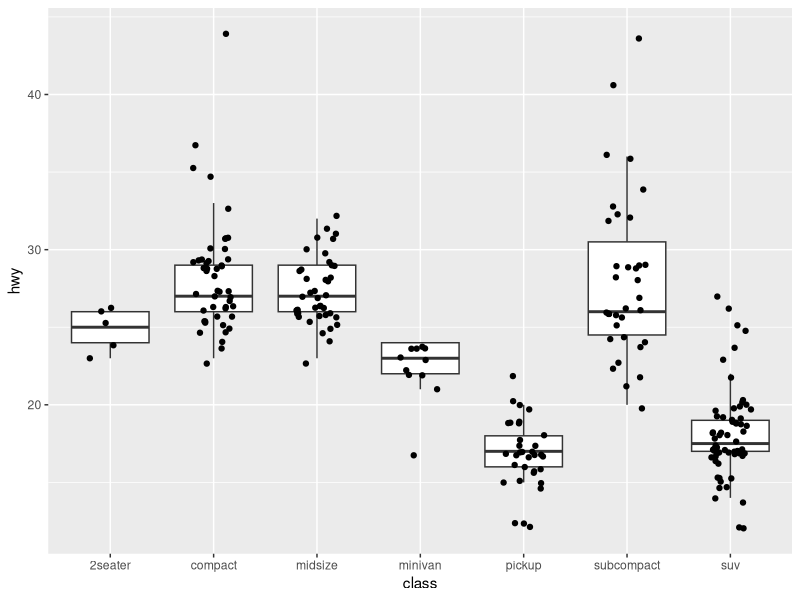
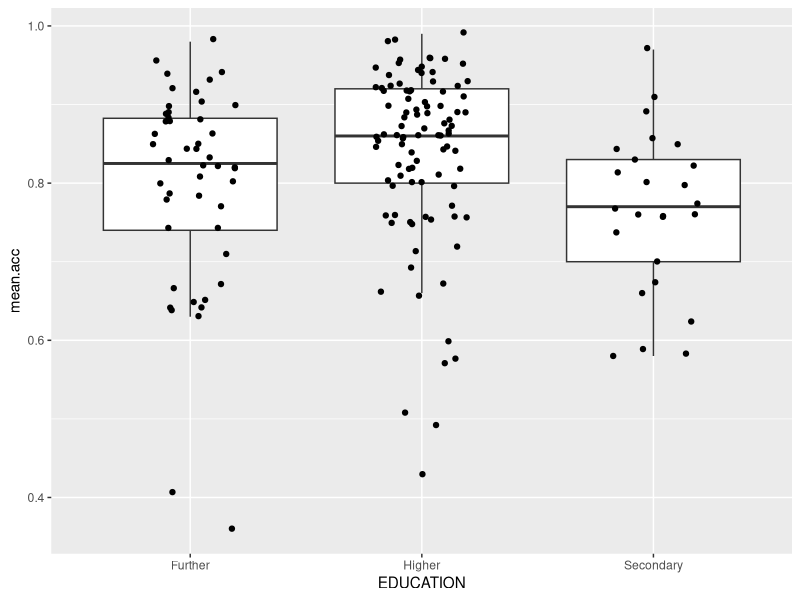
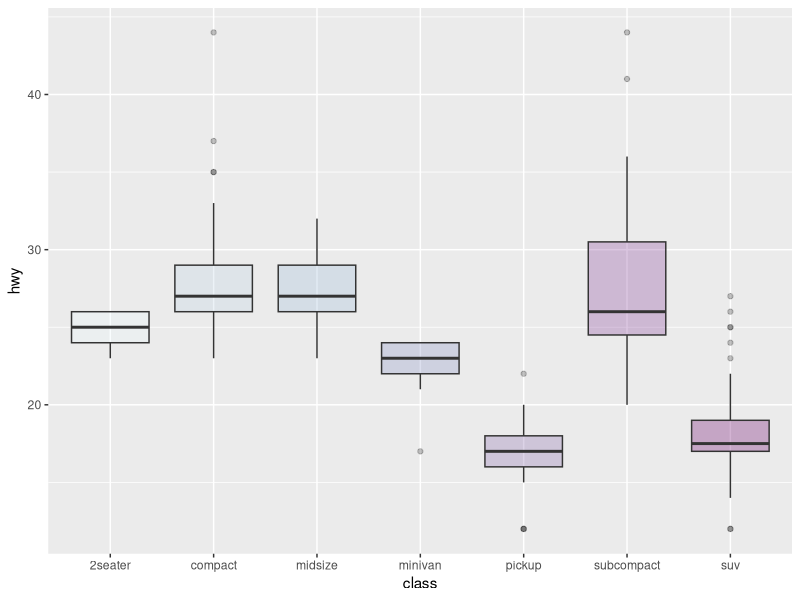
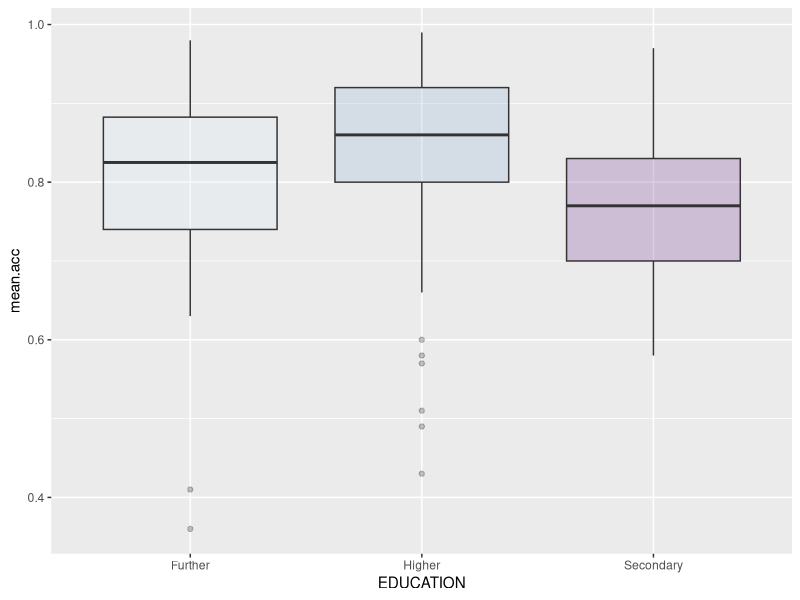
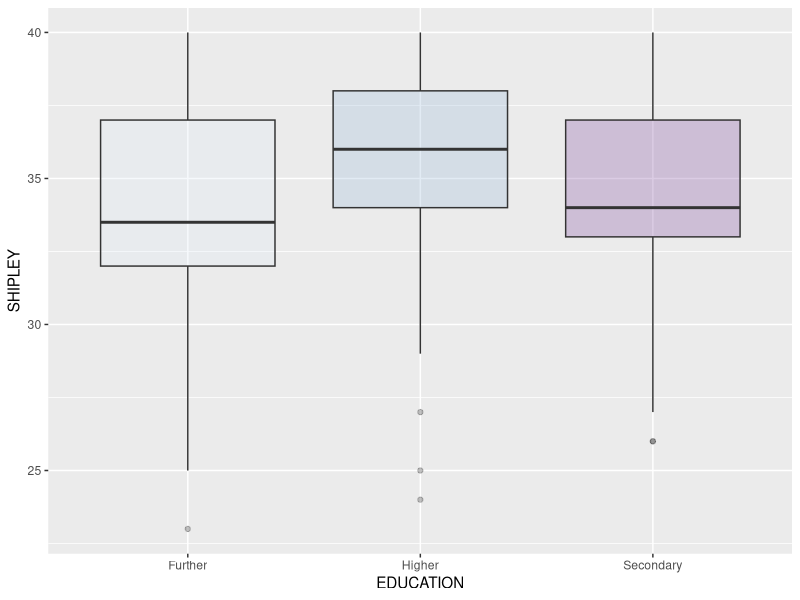
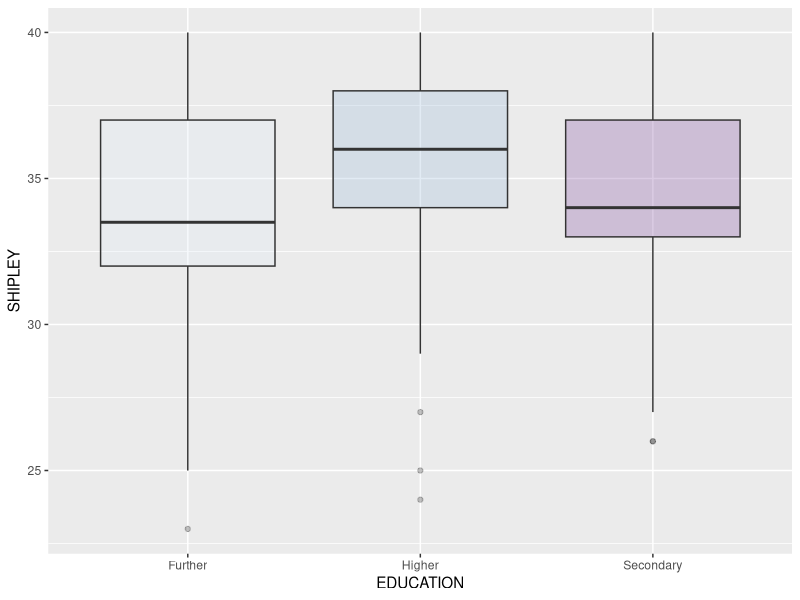
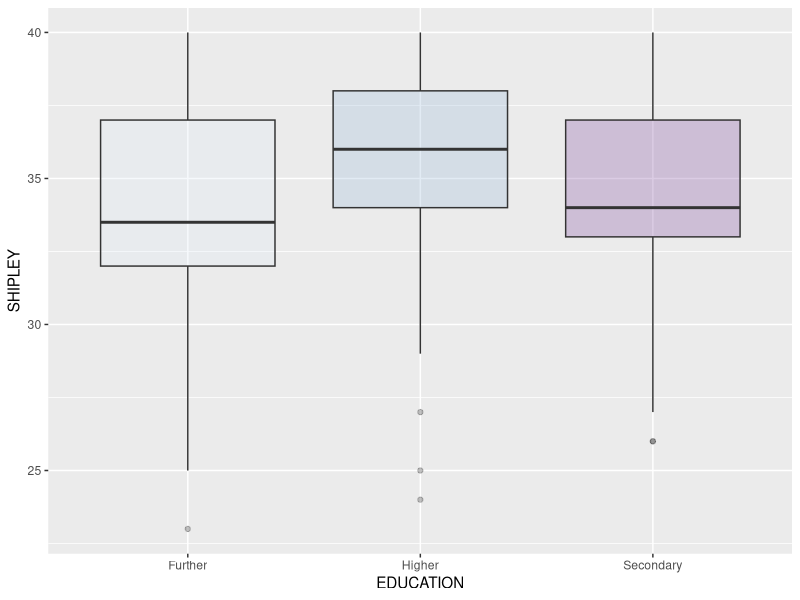

These charts were generated, in order, by the following R code:
## ---- chunk 1
#| echo: false
#| warning: false
library(kableExtra)
library(patchwork)
library(tidyverse)
## ---- chunk 2
#| warning: false
#| echo: false
# -- code to read in the aggregated subject level data from the clearly-understood data set

# -- study one
study.one.gen <- read_csv("study-one-general-participants.csv")

# -- study two
study.two.gen <- read_csv("study-two-general-participants.csv")
## ---- chunk 3
#| warning: false
#| echo: false
kable(head(study.two.gen))
## ---- chunk 4
summary(study.one.gen)
## ---- chunk 5
p <- ggplot(mpg, aes(class, hwy))
p + geom_boxplot(outlier.shape = NA) + geom_jitter(width = 0.2)
## ---- chunk 6
p <- ggplot(data = study.one.gen, aes(x = EDUCATION, y = mean.acc))
p + geom_boxplot(outlier.shape = NA) + geom_jitter(width = 0.2)
## ---- chunk 7
ggplot(mpg, aes(x=class, y=hwy, fill=class)) + 
  geom_boxplot(alpha=0.3) +
  theme(legend.position="none") +
  scale_fill_brewer(palette="BuPu")
## ---- chunk 8
ggplot(study.one.gen, aes(x=EDUCATION, y=mean.acc, fill=EDUCATION)) + 
  geom_boxplot(alpha=0.3) +
  theme(legend.position="none") +
  scale_fill_brewer(palette="BuPu")
## ---- chunk 9
tiff("my-plot.tiff", units="in", width=5, height=5, res=300)

ggplot(study.one.gen, aes(x=EDUCATION, y=SHIPLEY, fill=EDUCATION)) + 
  geom_boxplot(alpha=0.3) +
  theme(legend.position="none") +
  scale_fill_brewer(palette="BuPu")

dev.off()
## ---- chunk 10
ggplot(study.one.gen, aes(x=EDUCATION, y=SHIPLEY, fill=EDUCATION)) + 
  geom_boxplot(alpha=0.3) +
  theme(legend.position="none") +
  scale_fill_brewer(palette="BuPu")

ggsave(filename = 'my-plot-2.tiff', device='tiff', dpi=700)
